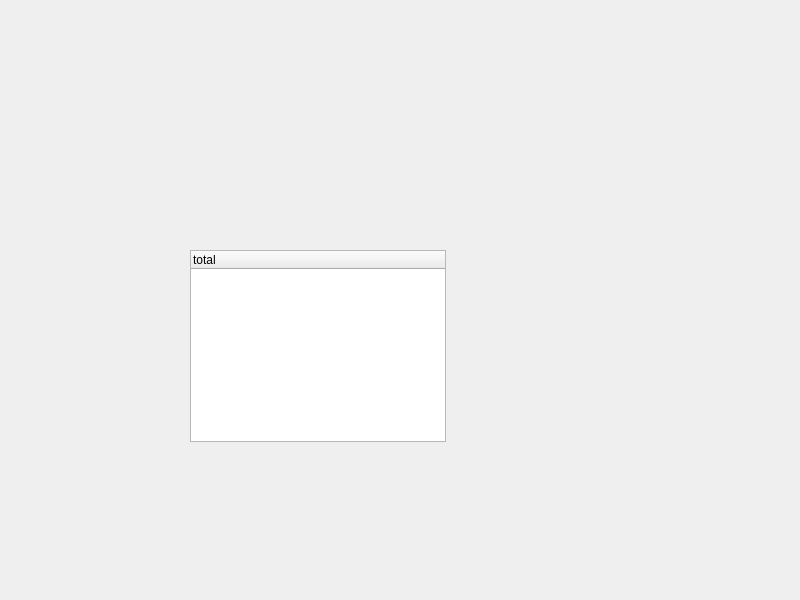
<?xml version="1.0" encoding="UTF-8"?>
<ui version="4.0">
 <class>Widget</class>
 <widget class="QWidget" name="Widget">
  <property name="geometry">
   <rect>
    <x>0</x>
    <y>0</y>
    <width>800</width>
    <height>600</height>
   </rect>
  </property>
  <property name="windowTitle">
   <string>Widget</string>
  </property>
  <widget class="QTreeWidget" name="treeWidget">
   <property name="geometry">
    <rect>
     <x>190</x>
     <y>250</y>
     <width>256</width>
     <height>192</height>
    </rect>
   </property>
   <column>
    <property name="text">
     <string>total</string>
    </property>
   </column>
  </widget>
 </widget>
 <resources/>
 <connections/>
</ui>
